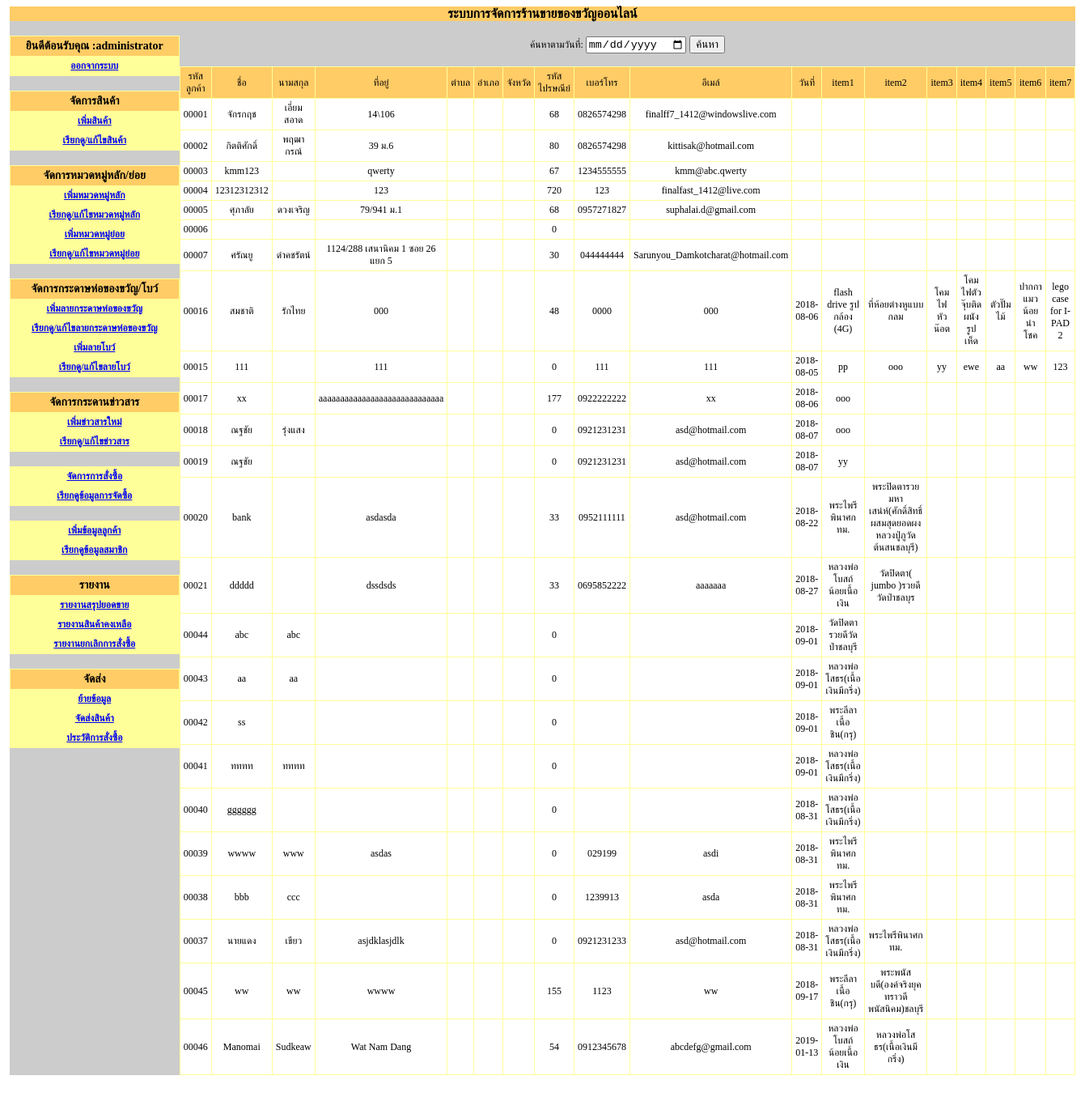
/giftshop2_V2_1/admin/main.php?module=order2 (signed in), run on an earlier commit of the app's database.
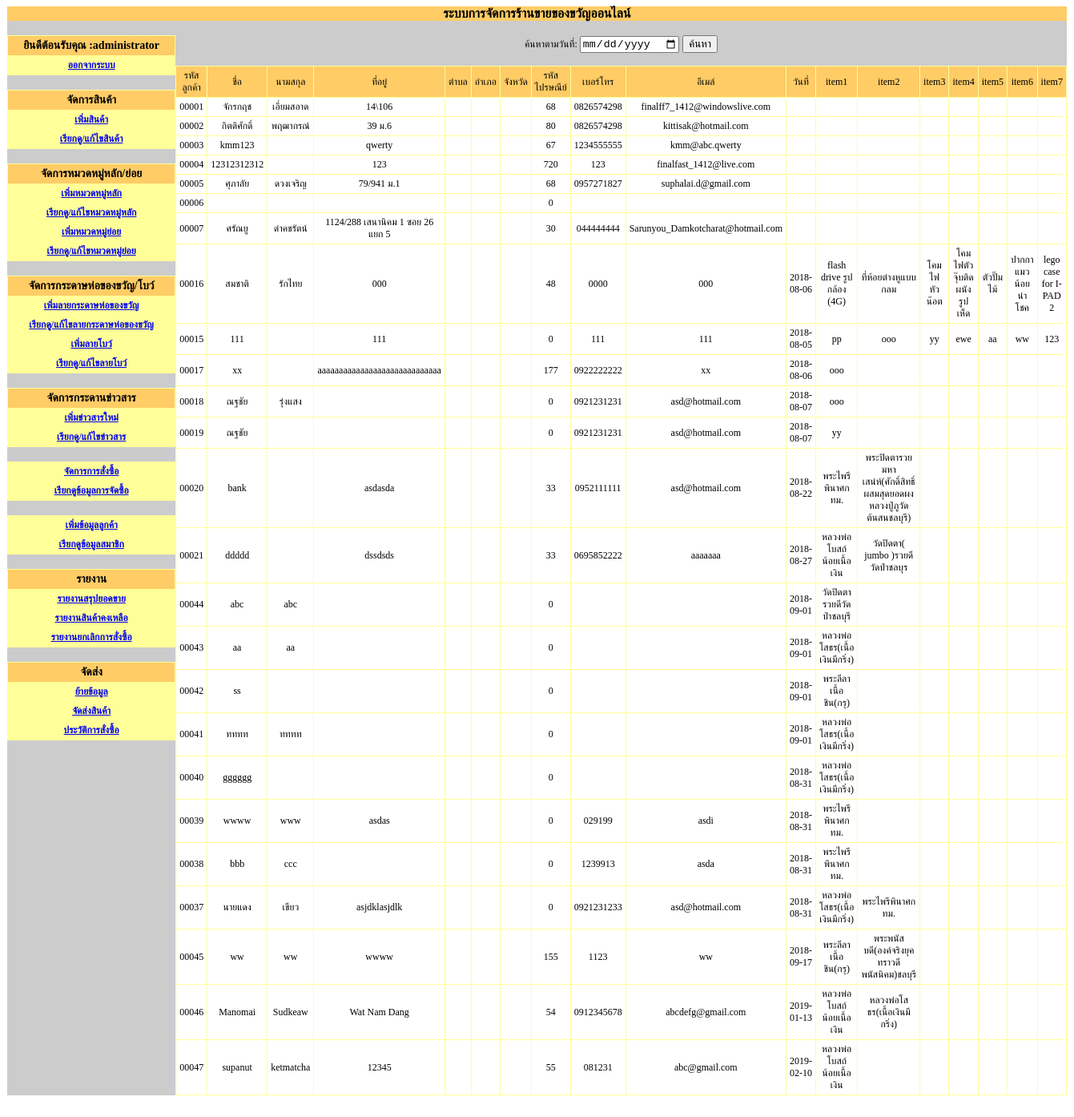
And on a later commit of the database.
### tables this page shows
CREATE TABLE `tbl_customer` (
  `customer_id` int(5) unsigned zerofill NOT NULL auto_increment,
  `customer_name` varchar(50) NOT NULL,
  `customer_name_last` varchar(255) NOT NULL,
  `customer_address` text NOT NULL,
  `district_id` int(5) NOT NULL,
  `prefecture_id` int(5) NOT NULL,
  `province_id` int(2) NOT NULL,
  `postcode` int(5) NOT NULL,
  `customer_telephone` varchar(10) NOT NULL,
  `customer_email` varchar(50) NOT NULL,
  `customer_pass` varchar(20) NOT NULL,
  `Date` varchar(10) NOT NULL,
  `item1` varchar(255) NOT NULL,
  `item2` varchar(255) NOT NULL,
  `item3` varchar(255) NOT NULL,
  `item4` varchar(255) NOT NULL,
  `item5` varchar(255) NOT NULL,
  `item6` varchar(255) NOT NULL,
  `item7` varchar(255) NOT NULL,
  PRIMARY KEY  (`customer_id`)
);

### giftshop2_V2_1/admin/order2.php (the view, shortened to what this page needs)
<br>
<?
$sql = "select * from tbl_customer";
$qry=mysql_query($sql);
$numrow=mysql_num_rows($qry);
?>
<form action="main.php?module=<?=$module?>" method="post">
  <table width="439" border="0" align="center" cellpadding="0" cellspacing="0">
    <tr>
    <td width="439" align="center"><span class="sizamain1">ค้นหาตามวันที่:
      </span>
      <input name="keyword" type="date" />
      <input type="submit" name="button2" id="button2" value="ค้นหา" /></td>
  </tr>
</table>
</form>
<table width="95%" border="0" align="center" cellpadding="4" cellspacing="1" bgcolor="#FFFF99">
  <tr>
    <td width="14%" align="center" bgcolor="#FFCC66"><span class="sizamain1">รหัสลูกค้า</span></td>
    <td width="16%" align="center" bgcolor="#FFCC66"><span class="sizamain1">ชื่อ</span></td>
    <td width="16%" align="center" bgcolor="#FFCC66"><span class="sizamain1">นามสกุล</span></td>
    <td width="12%" align="center" bgcolor="#FFCC66"><span class="sizamain1">ที่อยู่</span></td>
    <td width="9%" align="center" bgcolor="#FFCC66"><span class="sizamain1">ตำบล</span></td>
    <td width="9%" align="center" bgcolor="#FFCC66"><span class="sizamain1">อำเภอ</span></td>
    <td width="10%" align="center" bgcolor="#FFCC66"><span class="sizamain1">จังหวัด</span></td>
    <td width="10%" align="center" bgcolor="#FFCC66"><span class="sizamain1">รหัสไปรษณีย์</span></td>
    <td width="9%" align="center" bgcolor="#FFCC66"><span class="sizamain1">เบอร์โทร</span></td>
    <td width="11%" align="center" bgcolor="#FFCC66"><span class="sizamain1">อีเมล์</span></td>
    <td width="11%" align="center" bgcolor="#FFCC66"><span class="sizamain1">วันที่</span></td>
    <td width="11%" align="center" bgcolor="#FFCC66"><span class="sizamain1">item1</span></td>
     <td width="11%" align="center" bgcolor="#FFCC66"><span class="sizamain1">item2</span></td>
      <td width="11%" align="center" bgcolor="#FFCC66"><span class="sizamain1">item3</span></td>
       <td width="11%" align="center" bgcolor="#FFCC66"><span class="sizamain1">item4</span></td>
        <td width="11%" align="center" bgcolor="#FFCC66"><span class="sizamain1">item5</span></td>
         <td width="11%" align="center" bgcolor="#FFCC66"><span class="sizamain1">item6</span></td>
          <td width="11%" align="center" bgcolor="#FFCC66"><span class="sizamain1">item7</span></td>
  </tr>
  <?
  if($numrow==0){
  ?>
  <tr>
    <td colspan="9" bgcolor="#FFFFFF"><span class="sizamain1">ไม่มีข้อมูล</span></td>
  </tr>
  <?
  }else{
	while($db=mysql_fetch_array($qry)){
  ?>
  <tr>
    <td align="center" bgcolor="#FFFFFF"><span class="sizamain1">
      <?=$db['customer_id']?>
    </span></td>
    <td align="center" bgcolor="#FFFFFF"><span class="sizamain1">
      <?=$db['customer_name']?>
    </span></td>
    <td align="center" bgcolor="#FFFFFF"><span class="sizamain1">
      <?=$db['customer_name_last']?>
    </span></td>
    <td align="center" bgcolor="#FFFFFF"><span class="sizamain1">
      <?=$db['customer_address']?>
    </span></td>
    <td align="center" bgcolor="#FFFFFF"></td>
    <td align="center" bgcolor="#FFFFFF"></td>
    <td align="center" bgcolor="#FFFFFF"></td>
    <td align="center" bgcolor="#FFFFFF"><span class="sizamain1">
      <?=$db['postcode']?>
    </span></td>
    <td align="center" bgcolor="#FFFFFF"><span class="sizamain1">
      <?=$db['customer_telephone']?>
    </span></td>
    <td align="center" bgcolor="#FFFFFF"><span class="sizamain1">
      <?=$db['customer_email'] ?>
    </span></td>
     <td align="center" bgcolor="#FFFFFF"><span class="sizamain1">
      <?=$db['Date'] ?>
    </span></td>
    <td align="center" bgcolor="#FFFFFF"><span class="sizamain1">
      <?=$db['item1'] ?>
    </span></td>
    <td align="center" bgcolor="#FFFFFF"><span class="sizamain1">
      <?=$db['item2'] ?>
    </span></td>
    <td align="center" bgcolor="#FFFFFF"><span class="sizamain1">
      <?=$db['item3'] ?>
    </span></td>
    <td align="center" bgcolor="#FFFFFF"><span class="sizamain1">
      <?=$db['item4'] ?>
    </span></td>
    <td align="center" bgcolor="#FFFFFF"><span class="sizamain1">
      <?=$db['item5'] ?>
    </span></td>
    <td align="center" bgcolor="#FFFFFF"><span class="sizamain1">
      <?=$db['item6'] ?>
    </span></td>
    <td align="center" bgcolor="#FFFFFF"><span class="sizamain1">
      <?=$db['item7'] ?>
    </span></td>
  </tr>
  <?
  	}
  }
  ?>
</table>

What changed in the data, as far as the page shows it:
added tbl_customer: customer_id "00047", customer_name "supanut", customer_name_last "ketmatcha", customer_address "12345", postcode "55", customer_telephone "081231", customer_email "abc@gmail.com", Date "2019-02-10", item1 "หลวงพ่อโบสถ์น้อยเนื้อเงิน"
